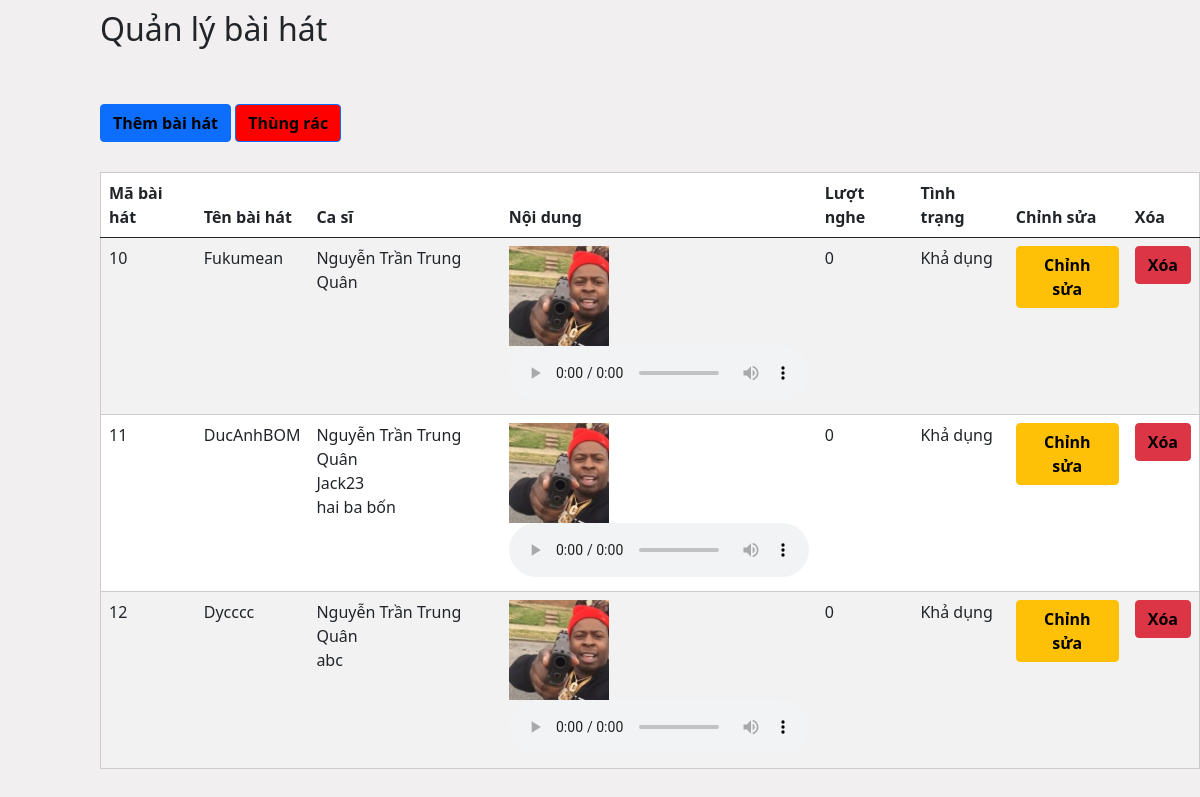
/Admin/SongsManagement.php, run on the app's committed database.
### tables this page shows
CREATE TABLE `songs` (
  `sid` int(11) NOT NULL,
  `sname` varchar(255) NOT NULL,
  `simage` varchar(255) NOT NULL,
  `slink` varchar(255) NOT NULL,
  `sview` int(11) NOT NULL DEFAULT 0,
  `sstatus` int(11) NOT NULL DEFAULT 1
);

### Admin/SongsManagement.php (the view, shortened to what this page needs)
<?php
include("connect.php");
$query = "SELECT
songs.*,
GROUP_CONCAT(artists.aname SEPARATOR '\n') AS artist_names
FROM
songs
LEFT JOIN songs_artists ON songs.sid = songs_artists.sid
LEFT JOIN artists ON songs_artists.aid = artists.aid
WHERE
songs.sstatus = 1
GROUP BY
songs.sid, songs.sname;
";
$result = $conn->query($query);
?>
<!DOCTYPE html>
<html lang="en">
<head>
    <link href="https://cdn.jsdelivr.net/npm/bootstrap@5.0.2/dist/css/bootstrap.min.css" rel="stylesheet"
>
    <link rel="stylesheet" href="./css/Management.css">
</head>
<body style="margin-left:100px;background-color: #f1efef">
    <h2 style="margin-top:10px">Quản lý bài hát</h2>
    <font color=red><?php echo $_SESSION["song_edit_error"]; ?></font><br>
    <font color=red><?php echo $_SESSION["song_add_error"]; ?></font><br>
    <button type="button" class="btn btn-primary"><a class="button-Add" href="admin.php?manage=Song_add">Thêm bài hát</a></button>
    <button type="button" style="background-color: red;" class="btn btn-primary"><a class="button-Add" href="admin.php?manage=Song_trashcan">Thùng rác</a></button>
    <table class="table table-striped" style="background-color:white;border:1px solid #ccc;margin-top:30px;padding:20px">
        <thead>
            <tr>
                <th scope="col">Mã bài hát</th>
                <th scope="col">Tên bài hát</th>
                <th scope="col">Ca sĩ</th>
                <th scope="col">Nội dung</th>
                <th scope="col">Lượt nghe</th>
                <th scope="col">Tình trạng</th>
                <th scope="col">Chỉnh sửa</th>
                <th scope="col">Xóa</th>
            </tr>
        </thead>
        <tbody>
        <?php
        while ($row = $result->fetch_assoc()) {
            echo "<tr>";
            echo "<td>{$row['sid']}</td>";
            echo "<td>{$row['sname']}</td>";
            echo "<td>" . nl2br($row['artist_names']) . "</td>";
            echo '  <td>
                        <img src="../images/' . $row['simage'] .'" alt="Song Image" style="width: 100px; height: auto;">
                        <br>
                        <audio controls>
                        <source src="../songs/'. $row['slink'] .'" type="audio/mpeg">
                        </audio>
                    </td>';
            echo "<td>{$row['sview']}</td>";
            echo "<td>Khả dụng</td>";
            echo "<td><button type='button' class='btn btn-warning'><a class='button-edit' href='admin.php?manage=Song_edit&sid={$row['sid']}'>Chỉnh sửa</a></button></td>";
            echo '<td><button type="button" class="btn btn-danger"><a class="button-delete" onclick="return confirm(\'Bạn có chắc muốn xóa bài hát: '. $row["sname"] .' không?\')" href="./actions/Song_delete.php?sid=' . $row["sid"] . '">Xóa</a></button></td>';
            echo "</tr>";
        }
        ?>
        </tbody>
    </table>
</body>
</html>

### Admin/css/Management.css (style rules this page uses)
a { text-decoration: none; }
.button-edit,.button-delete,.button-Add { color:black; font-weight: bold; }

### data on the page
songs: sid "10", sname "Fukumean", artist_names "Nguyễn Trần Trung Quân", simage (picture), sview "0"
songs: sid "11", sname "DucAnhBOM", artist_names "Nguyễn Trần Trung Quân Jack23 hai ba bốn", simage (picture), sview "0"
songs: sid "12", sname "Dycccc", artist_names "Nguyễn Trần Trung Quân abc", simage (picture), sview "0"
